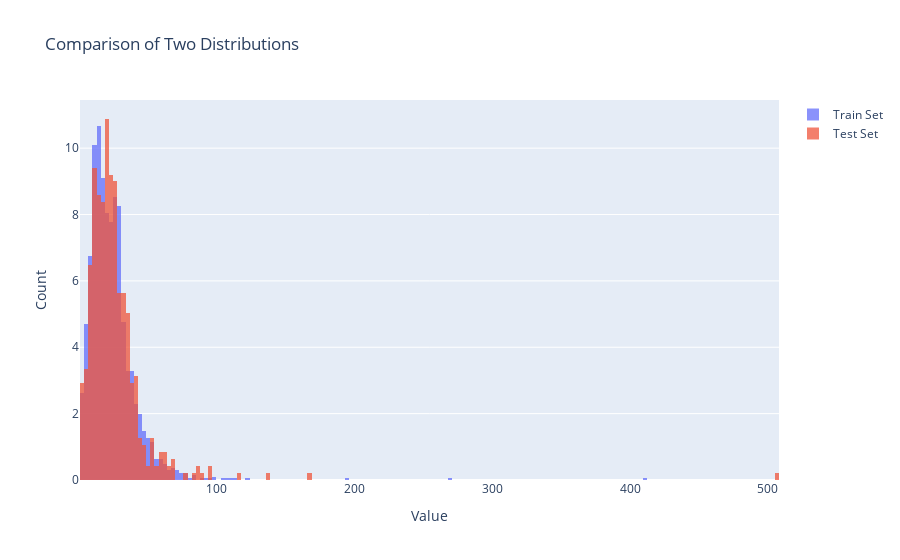

Notebook code cell kept with this figure:
### Code cell
fig = go.Figure()

# Add traces for each list
fig.add_trace(go.Histogram(x=train_df['len_toks'],
                            name='Train Set', 
                            opacity=0.75,
                            histnorm='percent',
                            xbins=dict(start=x_start, end=x_end, size=bin_size)  ))
fig.add_trace(go.Histogram(x=test_df['len_toks'],
                            name='Test Set',
                            opacity=0.75,
                            histnorm='percent',
                            xbins=dict(start=x_start, end=x_end, size=bin_size) ))
fig.update_layout(
    title_text='Comparison Train/Test Distributions', # title of plot
    barmode='overlay', # Allows for bars to be overlayed
    xaxis_title_text='Value', # x-axis label
    yaxis_title_text='Count', # y-axis label
)
fig.show()

### Figure 1 — Plotly figure (JSON) as saved in the notebook; plotly's stock layout.template omitted (floating-point values rounded to 4 significant figures; data arrays with more than 128 entries replaced by an {"elided": "..."} marker saying what was removed)
{"data": [{"histnorm": "percent", "name": "Train Set", "opacity": 0.75, "type": "histogram", "x": {"elided": "1914 int values"}, "xbins": {"end": 509, "size": 3, "start": 1}}, {"histnorm": "percent", "name": "Test Set", "opacity": 0.75, "type": "histogram", "x": {"elided": "478 int values"}, "xbins": {"end": 509, "size": 3, "start": 1}}], "layout": {"barmode": "overlay", "title": {"text": "Comparison of Two Distributions"}, "xaxis": {"title": {"text": "Value"}}, "yaxis": {"title": {"text": "Count"}}}}
